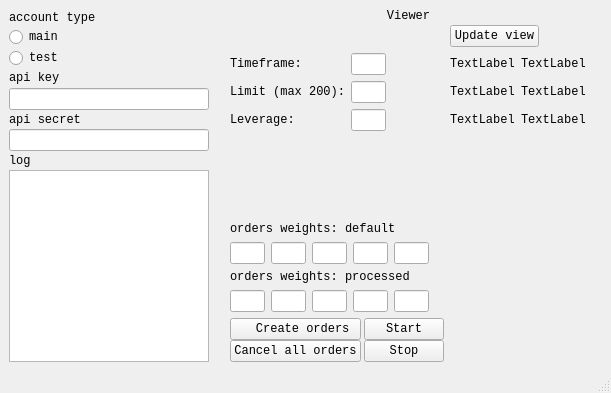
<?xml version="1.0" encoding="UTF-8"?>
<ui version="4.0">
 <class>MainWindow</class>
 <widget class="QMainWindow" name="MainWindow">
  <property name="geometry">
   <rect>
    <x>0</x>
    <y>0</y>
    <width>611</width>
    <height>393</height>
   </rect>
  </property>
  <property name="sizePolicy">
   <sizepolicy hsizetype="Fixed" vsizetype="Fixed">
    <horstretch>0</horstretch>
    <verstretch>0</verstretch>
   </sizepolicy>
  </property>
  <property name="maximumSize">
   <size>
    <width>650</width>
    <height>450</height>
   </size>
  </property>
  <property name="font">
   <font>
    <family>Consolas</family>
    <pointsize>9</pointsize>
   </font>
  </property>
  <property name="windowTitle">
   <string>MainWindow</string>
  </property>
  <widget class="QWidget" name="centralwidget">
   <property name="sizePolicy">
    <sizepolicy hsizetype="Fixed" vsizetype="Fixed">
     <horstretch>0</horstretch>
     <verstretch>0</verstretch>
    </sizepolicy>
   </property>
   <layout class="QFormLayout" name="formLayout_3">
    <item row="0" column="0">
     <layout class="QVBoxLayout" name="mainV1">
      <property name="spacing">
       <number>1</number>
      </property>
      <property name="sizeConstraint">
       <enum>QLayout::SetFixedSize</enum>
      </property>
      <item>
       <widget class="QLabel" name="label">
        <property name="text">
         <string>account type</string>
        </property>
       </widget>
      </item>
      <item>
       <widget class="QRadioButton" name="radioButton_2">
        <property name="text">
         <string>main</string>
        </property>
       </widget>
      </item>
      <item>
       <widget class="QRadioButton" name="radioButton">
        <property name="text">
         <string>test</string>
        </property>
       </widget>
      </item>
      <item>
       <widget class="QLabel" name="label_2">
        <property name="text">
         <string>api key</string>
        </property>
       </widget>
      </item>
      <item>
       <widget class="QLineEdit" name="lineEdit_2">
        <property name="maximumSize">
         <size>
          <width>200</width>
          <height>16777215</height>
         </size>
        </property>
       </widget>
      </item>
      <item>
       <widget class="QLabel" name="label_3">
        <property name="text">
         <string>api secret</string>
        </property>
       </widget>
      </item>
      <item>
       <widget class="QLineEdit" name="lineEdit">
        <property name="maximumSize">
         <size>
          <width>200</width>
          <height>16777215</height>
         </size>
        </property>
       </widget>
      </item>
      <item>
       <widget class="QLabel" name="label_9">
        <property name="text">
         <string>log</string>
        </property>
       </widget>
      </item>
      <item>
       <widget class="QTextBrowser" name="textBrowser">
        <property name="sizePolicy">
         <sizepolicy hsizetype="Preferred" vsizetype="Maximum">
          <horstretch>0</horstretch>
          <verstretch>0</verstretch>
         </sizepolicy>
        </property>
        <property name="maximumSize">
         <size>
          <width>200</width>
          <height>16777215</height>
         </size>
        </property>
        <property name="sizeAdjustPolicy">
         <enum>QAbstractScrollArea::AdjustIgnored</enum>
        </property>
       </widget>
      </item>
     </layout>
    </item>
    <item row="0" column="1">
     <layout class="QVBoxLayout" name="mainV2">
      <property name="spacing">
       <number>1</number>
      </property>
      <item>
       <widget class="QLabel" name="label_16">
        <property name="text">
         <string>Viewer</string>
        </property>
        <property name="alignment">
         <set>Qt::AlignCenter</set>
        </property>
       </widget>
      </item>
      <item>
       <widget class="QWidget" name="plotwidget" native="true">
        <property name="sizePolicy">
         <sizepolicy hsizetype="Fixed" vsizetype="Fixed">
          <horstretch>0</horstretch>
          <verstretch>0</verstretch>
         </sizepolicy>
        </property>
       </widget>
      </item>
      <item>
       <layout class="QFormLayout" name="formLayout_2">
        <property name="fieldGrowthPolicy">
         <enum>QFormLayout::FieldsStayAtSizeHint</enum>
        </property>
        <property name="horizontalSpacing">
         <number>6</number>
        </property>
        <property name="verticalSpacing">
         <number>6</number>
        </property>
        <property name="leftMargin">
         <number>15</number>
        </property>
        <property name="rightMargin">
         <number>15</number>
        </property>
        <item row="0" column="1">
         <widget class="QPushButton" name="updateButton">
          <property name="sizePolicy">
           <sizepolicy hsizetype="Fixed" vsizetype="Fixed">
            <horstretch>0</horstretch>
            <verstretch>0</verstretch>
           </sizepolicy>
          </property>
          <property name="text">
           <string>Update view</string>
          </property>
         </widget>
        </item>
        <item row="1" column="0">
         <layout class="QFormLayout" name="formLayout">
          <item row="0" column="0">
           <widget class="QLabel" name="label_4">
            <property name="sizePolicy">
             <sizepolicy hsizetype="Fixed" vsizetype="Preferred">
              <horstretch>0</horstretch>
              <verstretch>0</verstretch>
             </sizepolicy>
            </property>
            <property name="text">
             <string>Timeframe:      </string>
            </property>
           </widget>
          </item>
          <item row="0" column="1">
           <widget class="QLineEdit" name="lineEdit_3">
            <property name="sizePolicy">
             <sizepolicy hsizetype="Fixed" vsizetype="Fixed">
              <horstretch>0</horstretch>
              <verstretch>0</verstretch>
             </sizepolicy>
            </property>
            <property name="maximumSize">
             <size>
              <width>35</width>
              <height>16777215</height>
             </size>
            </property>
           </widget>
          </item>
          <item row="1" column="0">
           <widget class="QLabel" name="label_5">
            <property name="sizePolicy">
             <sizepolicy hsizetype="Fixed" vsizetype="Preferred">
              <horstretch>0</horstretch>
              <verstretch>0</verstretch>
             </sizepolicy>
            </property>
            <property name="text">
             <string>Limit (max 200):</string>
            </property>
           </widget>
          </item>
          <item row="1" column="1">
           <widget class="QLineEdit" name="lineEdit_4">
            <property name="sizePolicy">
             <sizepolicy hsizetype="Fixed" vsizetype="Fixed">
              <horstretch>0</horstretch>
              <verstretch>0</verstretch>
             </sizepolicy>
            </property>
            <property name="maximumSize">
             <size>
              <width>35</width>
              <height>16777215</height>
             </size>
            </property>
           </widget>
          </item>
          <item row="2" column="0">
           <widget class="QLabel" name="label_6">
            <property name="sizePolicy">
             <sizepolicy hsizetype="Fixed" vsizetype="Preferred">
              <horstretch>0</horstretch>
              <verstretch>0</verstretch>
             </sizepolicy>
            </property>
            <property name="text">
             <string>Leverage: </string>
            </property>
           </widget>
          </item>
          <item row="2" column="1">
           <widget class="QLineEdit" name="lineEdit_5">
            <property name="sizePolicy">
             <sizepolicy hsizetype="Fixed" vsizetype="Fixed">
              <horstretch>0</horstretch>
              <verstretch>0</verstretch>
             </sizepolicy>
            </property>
            <property name="maximumSize">
             <size>
              <width>35</width>
              <height>16777215</height>
             </size>
            </property>
           </widget>
          </item>
         </layout>
        </item>
        <item row="1" column="1">
         <layout class="QVBoxLayout" name="verticalLayout_6">
          <item>
           <layout class="QHBoxLayout" name="horizontalLayout_4">
            <item>
             <widget class="QLabel" name="label_14">
              <property name="text">
               <string>TextLabel</string>
              </property>
              <property name="alignment">
               <set>Qt::AlignJustify|Qt::AlignVCenter</set>
              </property>
             </widget>
            </item>
            <item>
             <widget class="QLabel" name="label_10">
              <property name="text">
               <string>TextLabel</string>
              </property>
              <property name="alignment">
               <set>Qt::AlignJustify|Qt::AlignVCenter</set>
              </property>
             </widget>
            </item>
           </layout>
          </item>
          <item>
           <layout class="QHBoxLayout" name="horizontalLayout_5">
            <item>
             <widget class="QLabel" name="label_13">
              <property name="text">
               <string>TextLabel</string>
              </property>
              <property name="alignment">
               <set>Qt::AlignJustify|Qt::AlignVCenter</set>
              </property>
             </widget>
            </item>
            <item>
             <widget class="QLabel" name="label_12">
              <property name="text">
               <string>TextLabel</string>
              </property>
              <property name="alignment">
               <set>Qt::AlignJustify|Qt::AlignVCenter</set>
              </property>
             </widget>
            </item>
           </layout>
          </item>
          <item>
           <layout class="QHBoxLayout" name="horizontalLayout_6">
            <item>
             <widget class="QLabel" name="label_11">
              <property name="text">
               <string>TextLabel</string>
              </property>
              <property name="alignment">
               <set>Qt::AlignJustify|Qt::AlignVCenter</set>
              </property>
             </widget>
            </item>
            <item>
             <widget class="QLabel" name="label_15">
              <property name="text">
               <string>TextLabel</string>
              </property>
              <property name="alignment">
               <set>Qt::AlignJustify|Qt::AlignVCenter</set>
              </property>
             </widget>
            </item>
           </layout>
          </item>
         </layout>
        </item>
        <item row="3" column="0">
         <widget class="QLabel" name="label_7">
          <property name="sizePolicy">
           <sizepolicy hsizetype="Fixed" vsizetype="Preferred">
            <horstretch>0</horstretch>
            <verstretch>0</verstretch>
           </sizepolicy>
          </property>
          <property name="text">
           <string>orders weights: default</string>
          </property>
         </widget>
        </item>
        <item row="4" column="0">
         <layout class="QHBoxLayout" name="horizontalLayout">
          <item>
           <widget class="QLineEdit" name="w1">
            <property name="sizePolicy">
             <sizepolicy hsizetype="Maximum" vsizetype="Fixed">
              <horstretch>0</horstretch>
              <verstretch>0</verstretch>
             </sizepolicy>
            </property>
            <property name="maximumSize">
             <size>
              <width>35</width>
              <height>16777215</height>
             </size>
            </property>
           </widget>
          </item>
          <item>
           <widget class="QLineEdit" name="w2">
            <property name="sizePolicy">
             <sizepolicy hsizetype="Fixed" vsizetype="Fixed">
              <horstretch>0</horstretch>
              <verstretch>0</verstretch>
             </sizepolicy>
            </property>
            <property name="maximumSize">
             <size>
              <width>35</width>
              <height>16777215</height>
             </size>
            </property>
            <property name="clearButtonEnabled">
             <bool>false</bool>
            </property>
           </widget>
          </item>
          <item>
           <widget class="QLineEdit" name="w3">
            <property name="sizePolicy">
             <sizepolicy hsizetype="Fixed" vsizetype="Fixed">
              <horstretch>0</horstretch>
              <verstretch>0</verstretch>
             </sizepolicy>
            </property>
            <property name="maximumSize">
             <size>
              <width>35</width>
              <height>16777215</height>
             </size>
            </property>
           </widget>
          </item>
          <item>
           <widget class="QLineEdit" name="w4">
            <property name="sizePolicy">
             <sizepolicy hsizetype="Fixed" vsizetype="Fixed">
              <horstretch>0</horstretch>
              <verstretch>0</verstretch>
             </sizepolicy>
            </property>
            <property name="maximumSize">
             <size>
              <width>35</width>
              <height>16777215</height>
             </size>
            </property>
           </widget>
          </item>
          <item>
           <widget class="QLineEdit" name="w5">
            <property name="sizePolicy">
             <sizepolicy hsizetype="Fixed" vsizetype="Fixed">
              <horstretch>0</horstretch>
              <verstretch>0</verstretch>
             </sizepolicy>
            </property>
            <property name="maximumSize">
             <size>
              <width>35</width>
              <height>16777215</height>
             </size>
            </property>
           </widget>
          </item>
         </layout>
        </item>
        <item row="5" column="0">
         <widget class="QLabel" name="label_8">
          <property name="sizePolicy">
           <sizepolicy hsizetype="Fixed" vsizetype="Preferred">
            <horstretch>0</horstretch>
            <verstretch>0</verstretch>
           </sizepolicy>
          </property>
          <property name="text">
           <string>orders weights: processed</string>
          </property>
         </widget>
        </item>
        <item row="6" column="0">
         <layout class="QHBoxLayout" name="horizontalLayout_3" stretch="0,0,0,0,0">
          <property name="spacing">
           <number>6</number>
          </property>
          <property name="sizeConstraint">
           <enum>QLayout::SetMaximumSize</enum>
          </property>
          <item>
           <widget class="QLineEdit" name="w1_2">
            <property name="sizePolicy">
             <sizepolicy hsizetype="Maximum" vsizetype="Fixed">
              <horstretch>0</horstretch>
              <verstretch>0</verstretch>
             </sizepolicy>
            </property>
            <property name="maximumSize">
             <size>
              <width>35</width>
              <height>16777215</height>
             </size>
            </property>
            <property name="clearButtonEnabled">
             <bool>false</bool>
            </property>
           </widget>
          </item>
          <item>
           <widget class="QLineEdit" name="w2_2">
            <property name="sizePolicy">
             <sizepolicy hsizetype="Maximum" vsizetype="Fixed">
              <horstretch>0</horstretch>
              <verstretch>0</verstretch>
             </sizepolicy>
            </property>
            <property name="maximumSize">
             <size>
              <width>35</width>
              <height>16777215</height>
             </size>
            </property>
           </widget>
          </item>
          <item>
           <widget class="QLineEdit" name="w3_2">
            <property name="sizePolicy">
             <sizepolicy hsizetype="Maximum" vsizetype="Fixed">
              <horstretch>0</horstretch>
              <verstretch>0</verstretch>
             </sizepolicy>
            </property>
            <property name="maximumSize">
             <size>
              <width>35</width>
              <height>16777215</height>
             </size>
            </property>
           </widget>
          </item>
          <item>
           <widget class="QLineEdit" name="w4_2">
            <property name="sizePolicy">
             <sizepolicy hsizetype="Maximum" vsizetype="Fixed">
              <horstretch>0</horstretch>
              <verstretch>0</verstretch>
             </sizepolicy>
            </property>
            <property name="maximumSize">
             <size>
              <width>35</width>
              <height>16777215</height>
             </size>
            </property>
           </widget>
          </item>
          <item>
           <widget class="QLineEdit" name="w5_2">
            <property name="sizePolicy">
             <sizepolicy hsizetype="Maximum" vsizetype="Fixed">
              <horstretch>0</horstretch>
              <verstretch>0</verstretch>
             </sizepolicy>
            </property>
            <property name="maximumSize">
             <size>
              <width>35</width>
              <height>16777215</height>
             </size>
            </property>
           </widget>
          </item>
         </layout>
        </item>
        <item row="7" column="0">
         <layout class="QGridLayout" name="gridLayout" columnminimumwidth="10,0">
          <property name="horizontalSpacing">
           <number>3</number>
          </property>
          <property name="verticalSpacing">
           <number>0</number>
          </property>
          <item row="0" column="1">
           <layout class="QVBoxLayout" name="verticalLayout">
            <property name="spacing">
             <number>0</number>
            </property>
            <item>
             <widget class="QPushButton" name="pushButton">
              <property name="sizePolicy">
               <sizepolicy hsizetype="Fixed" vsizetype="Fixed">
                <horstretch>0</horstretch>
                <verstretch>0</verstretch>
               </sizepolicy>
              </property>
              <property name="text">
               <string>Start</string>
              </property>
             </widget>
            </item>
            <item>
             <widget class="QPushButton" name="pushButton_2">
              <property name="sizePolicy">
               <sizepolicy hsizetype="Fixed" vsizetype="Fixed">
                <horstretch>0</horstretch>
                <verstretch>0</verstretch>
               </sizepolicy>
              </property>
              <property name="text">
               <string>Stop</string>
              </property>
             </widget>
            </item>
           </layout>
          </item>
          <item row="0" column="0">
           <layout class="QVBoxLayout" name="verticalLayout_2">
            <property name="spacing">
             <number>0</number>
            </property>
            <property name="sizeConstraint">
             <enum>QLayout::SetNoConstraint</enum>
            </property>
            <item>
             <widget class="QPushButton" name="pushButton_3">
              <property name="sizePolicy">
               <sizepolicy hsizetype="Fixed" vsizetype="Fixed">
                <horstretch>0</horstretch>
                <verstretch>0</verstretch>
               </sizepolicy>
              </property>
              <property name="layoutDirection">
               <enum>Qt::LeftToRight</enum>
              </property>
              <property name="text">
               <string>   Create orders </string>
              </property>
             </widget>
            </item>
            <item>
             <widget class="QPushButton" name="cancelButton">
              <property name="sizePolicy">
               <sizepolicy hsizetype="Fixed" vsizetype="Fixed">
                <horstretch>0</horstretch>
                <verstretch>0</verstretch>
               </sizepolicy>
              </property>
              <property name="text">
               <string>Cancel all orders</string>
              </property>
             </widget>
            </item>
           </layout>
          </item>
         </layout>
        </item>
        <item row="2" column="0">
         <spacer name="verticalSpacer_2">
          <property name="orientation">
           <enum>Qt::Vertical</enum>
          </property>
          <property name="sizeHint" stdset="0">
           <size>
            <width>20</width>
            <height>15</height>
           </size>
          </property>
         </spacer>
        </item>
       </layout>
      </item>
     </layout>
    </item>
   </layout>
  </widget>
  <widget class="QMenuBar" name="menubar">
   <property name="geometry">
    <rect>
     <x>0</x>
     <y>0</y>
     <width>611</width>
     <height>21</height>
    </rect>
   </property>
  </widget>
  <widget class="QStatusBar" name="statusbar"/>
 </widget>
 <resources/>
 <connections/>
</ui>
